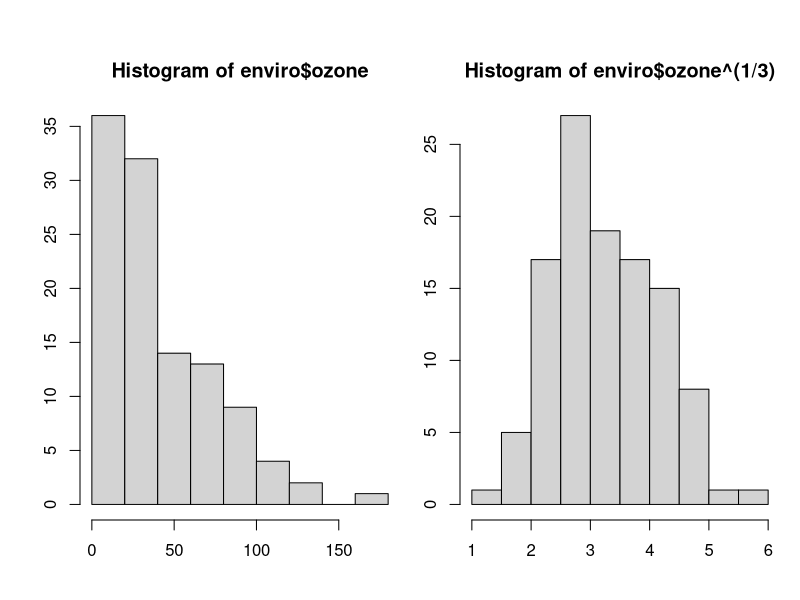
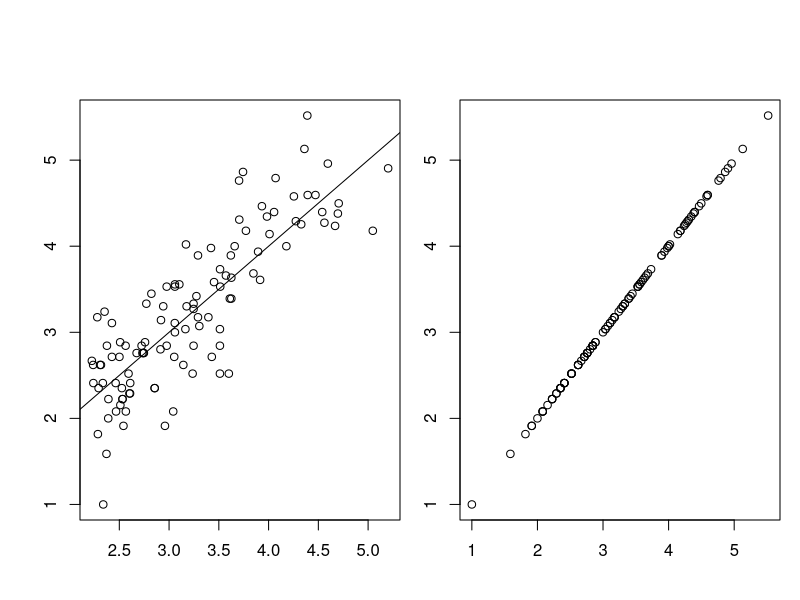
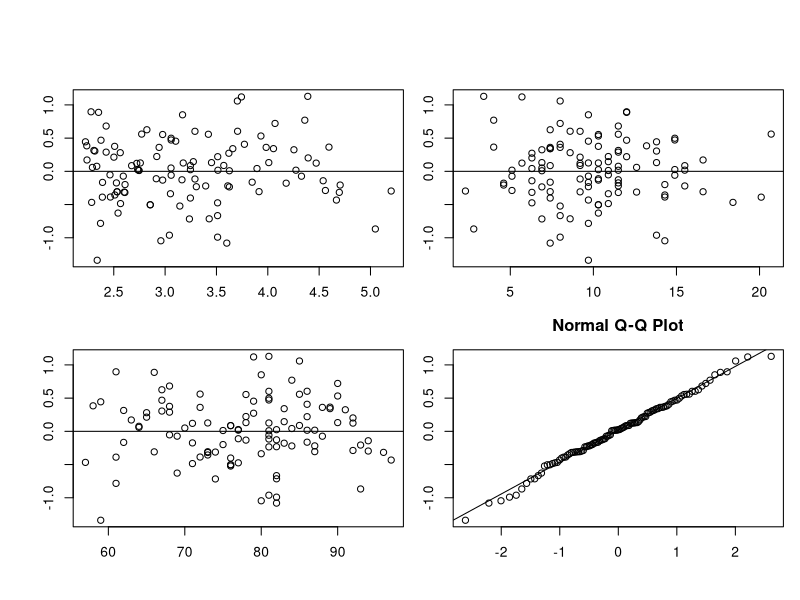
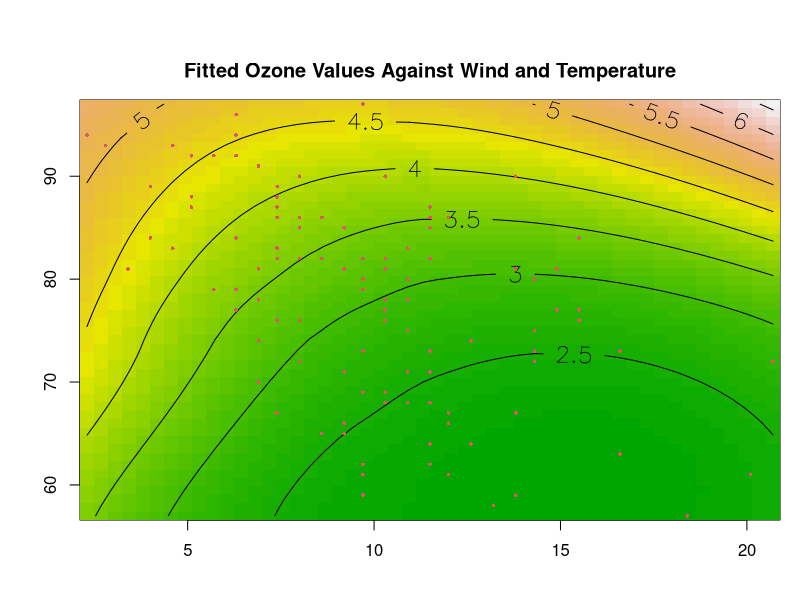
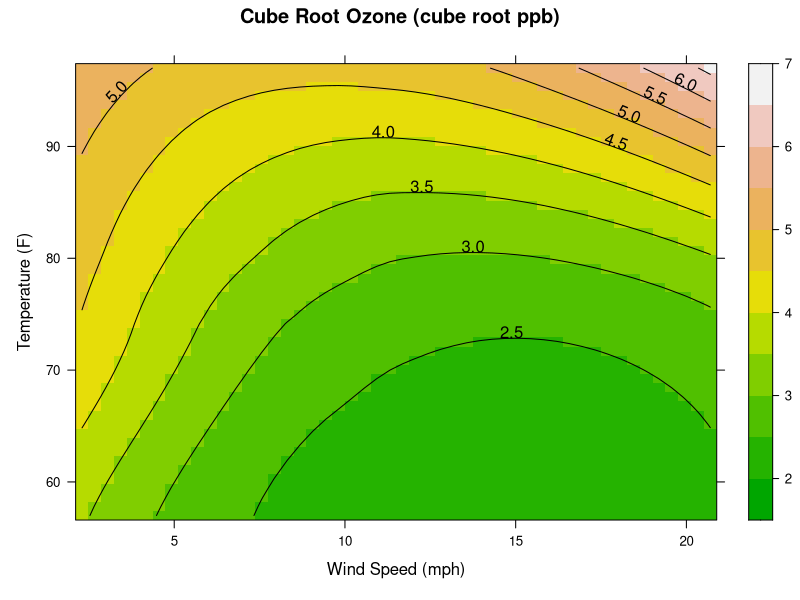
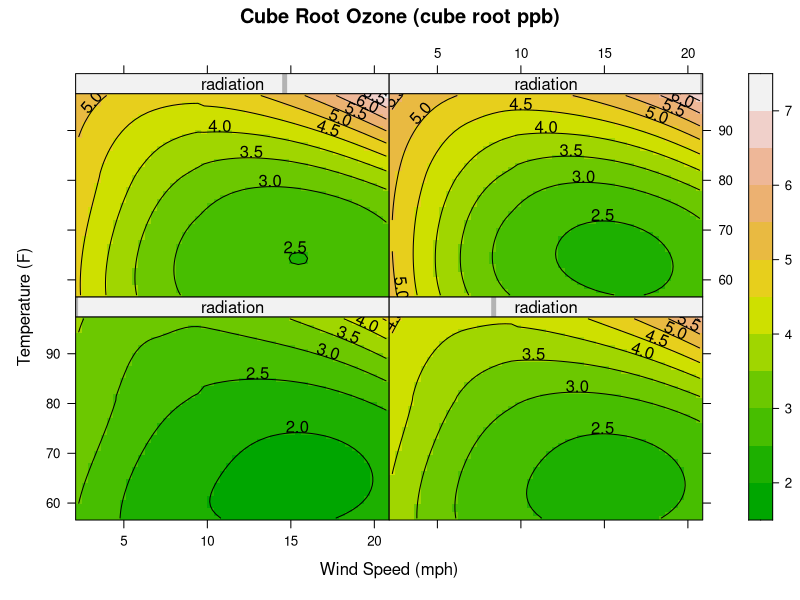

Generate these figures, in order, with R:
## ---- chunk 1
library(lattice)
attach(environmental) # attach can induce some issues so we will detach asap
enviro <- environmental
detach(environmental)
str(enviro)
## ---- chunk 2
par(mfrow=c(1,2), mar=c(2,2,3,1), omi=c(0.4,0.4,0.4,0))
hist(enviro$ozone)
hist(enviro$ozone^(1/3))
## ---- chunk 3
ozo1 <- loess((ozone^(1/3)) ~ temperature + wind, data=enviro, span = 1, degree = 2)
## ---- chunk 4
fit<-fitted(ozo1)
plot(enviro$ozone^(1/3)~fit)
abline(0,1)
## ---- chunk 5
summary(ozo1) 
# Residual Standard Error: 0.501

p <- summary(ozo1)$enp
n <- summary(ozo1)$n
resid.sq <- (resid(ozo1)^2)
RSE <- sqrt(sum(resid.sq)/(n-p))
RSE

## ---- chunk 6
x <- enviro$ozone^(1/3)
y <- ozo1$fitted+ozo1$residuals
plot(x,y)
diff.ozo <- sum(x-y)
diff.ozo
## ---- chunk 7
par(mfrow=c(2,2))
plot(ozo1$fitted,ozo1$residuals)
abline(h=0)

plot(enviro$wind, ozo1$residuals)
abline(h=0)

plot(enviro$temperature, ozo1$residuals)
abline(h=0)

qqnorm(resid(ozo1))
qqline(resid(ozo1))
## ---- chunk 8
wnd <- seq(min(enviro$wind), max(enviro$wind), length=50)
temp <- seq(min(enviro$temperature), max(enviro$temperature), length=50)
grd <- expand.grid(list(wind=wnd, temperature = temp))
str(grd)
ozo1.fit <- predict(ozo1, grd)

par(mfrow=c(1,1))
image(x=wnd, y=temp, z=ozo1.fit, xlab="Wind Speed (mph)", ylab="Temperature (F)", 
main="Fitted Ozone Values Against Wind and Temperature", col=terrain.colors(50))
contour(x=wnd, y=temp, z=ozo1.fit, add=T, labcex=1.5)
points(environmental$wind, environmental$temperature, pch=16, cex=0.5, col=2)
## ---- chunk 9
par(mfrow=c(1,1))
grd[, "fit"] <- c(predict(ozo1, grd))  
contourplot(fit ~ wind + temperature, data = grd,  
 cuts = 10, region = TRUE,  
 xlab = "Wind Speed (mph)",  
 ylab = "Temperature (F)",  
 main = "Cube Root Ozone (cube root ppb)",  
 col.regions = terrain.colors(50))
## ---- chunk 10
ozo2 = loess((ozone^(1/3)) ~ wind + temperature + radiation, data=enviro, span=1, degree=2)
summary(ozo2)

# Compare the two models with an F test:
anova(ozo1, ozo2)
## ---- chunk 11
rad = seq(min(enviro$radiation), max(enviro$radiation), length = 4)
grd2 = expand.grid(wind=wnd, temperature = temp, radiation=rad, KEEP.OUT.ATTRS = FALSE)
head(grd2)

pred = predict(ozo2, grd2)
head(pred)
dim(pred)
mode(pred)

grd2[, "fit"] = as.vector(pred)
head(grd2)

contourplot(fit ~ wind * temperature | radiation, data = grd2,
            cuts = 10, region = TRUE,
            xlab = "Wind Speed (mph)",
            ylab = "Temperature (F)",
            main = "Cube Root Ozone (cube root ppb)",
            col.regions = terrain.colors(50))
